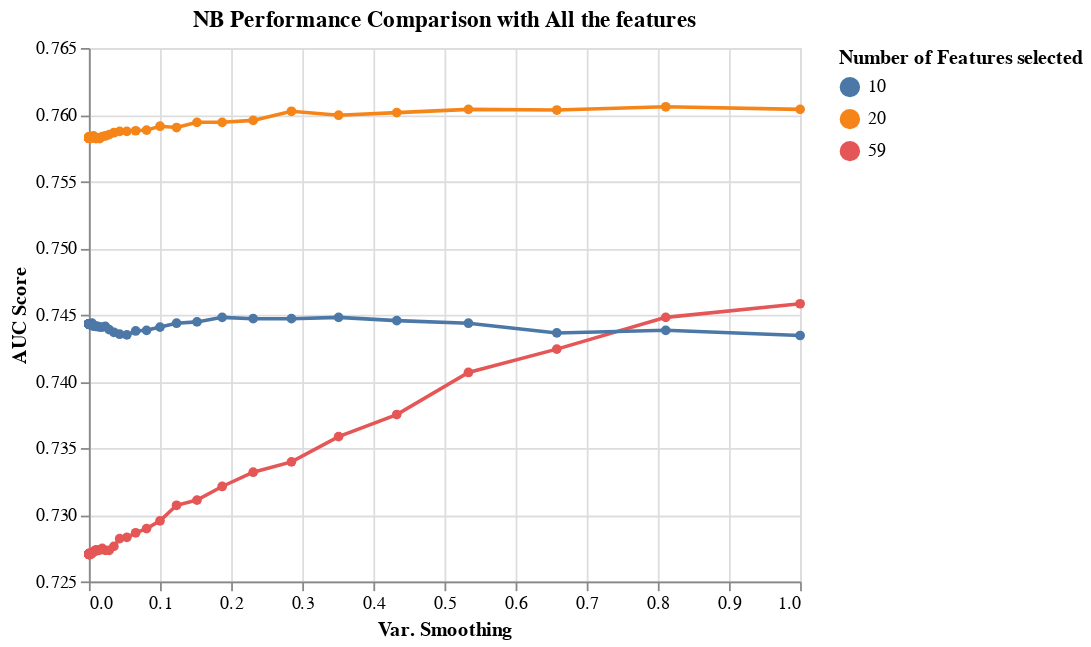

The cell this chart's notebook holds for it:
### Code cell
alt.Chart(results_NB, 
          title='NB Performance Comparison with All the features'
         ).mark_line(point=True).encode(
    alt.X('nb__var_smoothing', title='Var. Smoothing'),
    alt.Y('mean_score', title='AUC Score', scale=alt.Scale(zero=False)),
    alt.Color('rfi_fs__n_features_:N', title='Number of Features selected')
)

### Figure 1 — Vega-Lite specification as saved in the notebook (floating-point values rounded to 4 significant figures; data arrays with more than 128 entries replaced by an {"elided": "..."} marker saying what was removed)
{"config": {"view": {"continuousWidth": 400, "continuousHeight": 300}}, "data": {"name": "data-3016f4373954cb4e98c673eb4ed6bcea"}, "mark": {"type": "line", "point": true}, "encoding": {"color": {"type": "nominal", "field": "rfi_fs__n_features_", "title": "Number of Features selected"}, "x": {"type": "quantitative", "field": "nb__var_smoothing", "title": "Var. Smoothing"}, "y": {"type": "quantitative", "field": "mean_score", "scale": {"zero": false}, "title": "AUC Score"}}, "title": "NB Performance Comparison with All the features", "$schema": "https://vega.github.io/schema/vega-lite/v4.8.1.json", "datasets": {"data-3016f4373954cb4e98c673eb4ed6bcea": {"elided": "300 records"}}}
